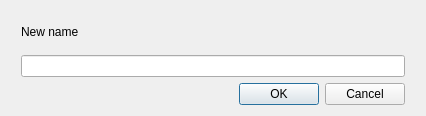
<?xml version="1.0" encoding="UTF-8"?>
<ui version="4.0">
 <class>addfolder</class>
 <widget class="QDialog" name="addfolder">
  <property name="geometry">
   <rect>
    <x>0</x>
    <y>0</y>
    <width>426</width>
    <height>116</height>
   </rect>
  </property>
  <property name="sizePolicy">
   <sizepolicy hsizetype="Preferred" vsizetype="Maximum">
    <horstretch>0</horstretch>
    <verstretch>0</verstretch>
   </sizepolicy>
  </property>
  <property name="windowTitle">
   <string>Προσθήκη ονόματος</string>
  </property>
  <layout class="QGridLayout" name="gridLayout_2">
   <item row="0" column="0">
    <layout class="QGridLayout" name="gridLayout">
     <property name="leftMargin">
      <number>10</number>
     </property>
     <property name="topMargin">
      <number>3</number>
     </property>
     <property name="rightMargin">
      <number>10</number>
     </property>
     <property name="bottomMargin">
      <number>0</number>
     </property>
     <item row="0" column="0">
      <widget class="QLabel" name="label">
       <property name="text">
        <string>New name</string>
       </property>
      </widget>
     </item>
     <item row="1" column="0">
      <widget class="QLineEdit" name="NameLine"/>
     </item>
     <item row="2" column="0">
      <widget class="QDialogButtonBox" name="OkbuttonBoxLine">
       <property name="standardButtons">
        <set>QDialogButtonBox::Cancel|QDialogButtonBox::Ok</set>
       </property>
      </widget>
     </item>
    </layout>
   </item>
  </layout>
 </widget>
 <resources/>
 <connections/>
</ui>
